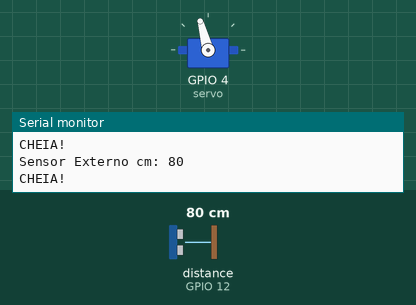
Simulated run of this sketch. Board: ESP8266 (NodeMCU). Parts: servo, the last lines printed to the serial monitor. Wiring (inferred from the names in the program): ultrasonic range finder: trigger GPIO 14; echo GPIO 12. The inputs (shaded band) are chosen by the test bench; at power-on: distance to the obstacle (sensor on GPIO 12) 80 cm. The echo pulse lasts 58.3 µs per cm; WiFi joins after 1.5 s; servers stay silent unless stated; no MQTT or app messages arrive unless stated.

Above: at 2.7 s.
2.8 s: distance to the obstacle (sensor on GPIO 12) set to 18 cm
4.3 s: distance to the obstacle (sensor on GPIO 12) set to 14 cm
At 5.7 s:
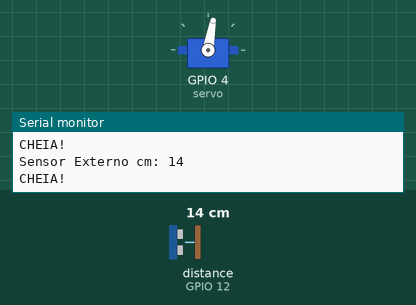
Timing chart, 0 to 7.3 s (numbered marks = the images above; inputs shaded):
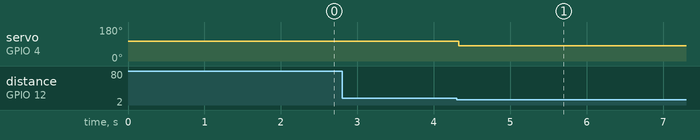

The sketch:

Mqtt_ServoMotor_lixeiraAutomatica.ino
```cpp
#include <Servo.h>
#include <ESP8266WiFi.h>
#include <PubSubClient.h>
#define MSG_BUFFER_SIZE 50

IPAddress mqtt_server(192, 100, 247, 3);
WiFiClient espClient;
// 35.157.18.117

PubSubClient client(espClient);

// o roxo é no vu
// o marrom é no 3v


int SensorInternoCm = 0;
const int SensorInternoTrigPin = 13;
const int SensorInternoEchoPin = 15;

int SensorExternoCm = 0;
const int SensorExternoTrigPin = 14;
const int SensorExternoEchoPin = 12;

Servo servo;


const int DistanciaAberturaCm = 10;
const int distMaxToSentMessage = 20;
const int distMinToSentMessage = 10;

const char *xmqtt_broker = "broker.hivemq.com";
const int mqttPort = 11883;
const char * ssid = "ssid_wifi";
const char * password = "senha_wifi";
char msg[MSG_BUFFER_SIZE];
const char * topic = topic;

void setup_wifi() {
  delay(10);
  Serial.println();
  Serial.print("Connecting to ");
  Serial.println(ssid);

  WiFi.mode(WIFI_STA);
  WiFi.begin(ssid, password);

  while (WiFi.status() != WL_CONNECTED) {
    delay(500);
    Serial.print(".");
  }

  randomSeed(micros());

  Serial.println("");
  Serial.println("WiFi connected");
  Serial.println("IP address: ");
  Serial.println(WiFi.localIP());
}

void callback(char * topic, byte * payload, unsigned int length) {
  Serial.print("Message arrived [");
  Serial.print(topic);
  Serial.print("] ");
  for (int i = 0; i < length; i++) {
    Serial.print((char) payload[i]);
  }
  Serial.println();
}

void reconnect() {
  while (!client.connected()) {
    Serial.print("Tentativa MQTT para conexão...");
    if (client.connect("b547a30b-5110-4f2a-8d01-ec137257ffc6","mqttserverunisbilly","billy$#@!4321")) {
      Serial.println(" Conectado");
      // client.publish("grupo04", "teste");
      // client.subscribe(topic);
    } else {
      Serial.print(" Falha na Conexão, rc=");
      Serial.print(client.state());
      Serial.println(" tente novamente em 1 segundos");
      delay(1000);
    }
  }
}

long readUltrasonicDistance(int triggerPin, int echoPin) {
  pinMode(triggerPin, OUTPUT);
  digitalWrite(triggerPin, LOW);
  delayMicroseconds(2);
  digitalWrite(triggerPin, HIGH);
  delayMicroseconds(10);
  digitalWrite(triggerPin, LOW);
  pinMode(echoPin, INPUT);
  return pulseIn(echoPin, HIGH);
}


void FechaLixeira() {
  //delay(1000);
    //servo.write(105);
     for(int i=80;i<=105;i++){
      servo.write(i);
    }
}

void AbreLixeira() {
  //delay(500);
    //servo.write(80);
    for(int i=105;i>=80;i--){
      servo.write(i);
    }

}

void setup() {
  Serial.begin(9600);
    servo.attach(04);
    servo.write(105);

  setup_wifi();

  client.setServer(xmqtt_broker, 1883);
  client.setCallback(callback);
}

void loop() {
  if (!client.connected()) {
    reconnect();
  }
  client.loop();
//SENSOR INTERNO
  //SensorInternoCm = 0.01723 * readUltrasonicDistance(SensorInternoTrigPin, SensorInternoEchoPin);
  //Serial.print("sensor Interno cm: ");
  //Serial.println(SensorInternoCm);

  //SENSOR EXTERNO
  SensorExternoCm = 0.01723 * readUltrasonicDistance(SensorExternoTrigPin, SensorExternoEchoPin);
  Serial.print("Sensor Externo cm: ");
  Serial.println(SensorExternoCm);

  //VALIDAÇAO PARA ABRIR LIXEIRA
  if(servo.read()==105){//significa que está fechada
      if (SensorExternoCm <= 15 ) {
        Serial.println("Abrindo Lixeira!");
        AbreLixeira();
      }
  }
  else if(servo.read()==80){// a lixeira está aberta
    if(SensorExternoCm >= 20 ){
      delay(2000);
      Serial.println("Fechando Lixeira!");
    FechaLixeira();
  }

  }

  if (SensorInternoCm <= 10 || SensorInternoCm >= 20) {
    // client.subscribe("grupo04/estadoLixeira")
    client.publish("grupo04/estadoLixeira", "A Lixeira está Cheia!");
    Serial.println("CHEIA!");
  } else {
    client.publish("grupo04/estadoLixeira", "Lixeira Vazia!");
    Serial.println("VAZIA !");
  }

  delay(50);

}
```

Measured:
- the behaviour switches between 16 and 15 cm on distance to the obstacle (sensor on GPIO 12) (found by bisection; images 0 and 1)
- after the input at 4.3 s, servo on GPIO 4 (servo): 105° → 80° at once
